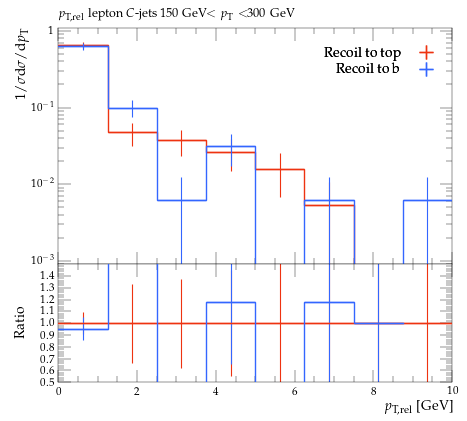

The script that saved this image:
#! /usr/bin/env python

# This Python script was auto-generated using YODA v2.0.2.
# Analysis object: /MC_HFDECAYS/avg_C_jet_l_pTrel_150_300
# Timestamp: 31-07-2026 (13:13:53)

import matplotlib as mpl
import matplotlib.pyplot as plt
mpl.use('Agg') # comment out for interactive use
import os
import numpy as np

plotDir = os.path.split(os.path.realpath(__file__))[0]
if 'YODA_USER_PLOT_PATH' in globals():
    plot_outdir = globals()['YODA_USER_PLOT_PATH']
else:
    plot_outdir = plotDir

#plot style
plt.style.use(os.path.join(plotDir, '../default.mplstyle'))
# plot metadata
figW, figH = plt.rcParams['figure.figsize']
ax_xLabel = r'$p_\mathrm{T,rel}$ [GeV]'
ax_yLabel = r'$1/\sigma \mathrm{d}\sigma/\mathrm{d}p_\mathrm{T}$'
ax_title  = r'$p_\mathrm{T,rel}$ lepton $C$-jets 150 GeV$<p_\mathrm{T}<$300 GeV'
ax_xScale = 'linear'
ax_yScale = 'log'
xLims = (0.0, 10.0)
yLims = (0.0009000000000000001, 1.1)

# TeX-friendly labels for the legend
labels = {
    'legend' : ([ r"Recoil to top", r"Recoil to b" ], r""),
}

# Adjust canvas width and height
canvasW = 10.0
canvasH = 9.0
figW *= canvasW/10.
figH *= canvasH/9.

# Create figure and axis objects
fig, (ax, ratio0_ax) = plt.subplots(2, 1, sharex=True,
                  figsize=(figW,figH), gridspec_kw={'height_ratios': (6.0, 3.0)})

# Set figure margins
plt.subplots_adjust(
    left   = 1.0 * plt.rcParams['figure.subplot.left'],
    right  = 1.0 * plt.rcParams['figure.subplot.right'],
    top    = 1.0 * plt.rcParams['figure.subplot.top'],
    bottom = 1.0 * plt.rcParams['figure.subplot.bottom'])

ratio0_ax.yaxis.set_major_locator(mpl.ticker.MultipleLocator(0.1))
ratio0_ax.set_ylim(0.5, 1.4999)
ratio0_ax.set_ylabel('Ratio')

# the numerical data is stored in a separate file
dataf = dict()
prefix = os.path.split(__file__)[0]
if prefix:    prefix = prefix + '/'
exec(open(prefix+'avg_C_jet_l_pTrel_150_300__data.py').read(), dataf)


legend_handles = dict() # keep track of handles for the legend

# style options for curves
# starts at zorder>=5 to draw curve on top of legend
styles = {
  'recoil_t': {
    'color' : '#EE3311',
    'linestyle' : '-',
    'linewidth' : 1,
    'marker' : 'none',
    'markersize' : 2,
    'capsize' : 0.0,
    'zorder' : 5,
    'histstyle' : 1,
    'drawstyle' : 'steps-pre',
    'xerrorbars' : 1,
    'yerrorbars' : 1,
    'fillcolor' : None,
    'fillopacity' : 1.0,
    'ratio0_linestyle' : '-',
    'ratio0_linewidth' : 1,
    'ratio0_marker' : 'none',
    'ratio0_markersize' : 2,
    'ratio0_capsize' : 0.0,
    'ratio0_zorder' : 5,
    'ratio0_histstyle' : 1,
    'ratio0_drawstyle' : 'steps-pre',
    'ratio0_xerrorbars' : 1,
    'ratio0_yerrorbars' : 1,
  },
  'recoil_b': {
    'color' : '#3366FF',
    'linestyle' : '-',
    'linewidth' : 1,
    'marker' : 'none',
    'markersize' : 2,
    'capsize' : 0.0,
    'zorder' : 6,
    'histstyle' : 1,
    'drawstyle' : 'steps-pre',
    'xerrorbars' : 1,
    'yerrorbars' : 1,
    'fillcolor' : None,
    'fillopacity' : 1.0,
    'ratio0_linestyle' : '-',
    'ratio0_linewidth' : 1,
    'ratio0_marker' : 'none',
    'ratio0_markersize' : 2,
    'ratio0_capsize' : 0.0,
    'ratio0_zorder' : 6,
    'ratio0_histstyle' : 1,
    'ratio0_drawstyle' : 'steps-pre',
    'ratio0_xerrorbars' : 1,
    'ratio0_yerrorbars' : 1,
  },
}

# curve from input yoda files in main panel
for label, yvals in dataf['yvals'].items():
    if all(np.isnan(v) for v in dataf['yvals'][label]):
        continue
    tmp = None
    if styles[label]['histstyle']: # draw as histogram
        xpos = dataf['xedges'][label] if styles[label]['drawstyle'] else dataf['xpoints'][label]
        ypos = np.insert(yvals, 0, yvals[0]) if styles[label]['drawstyle'] else yvals
        if styles[label]['fillcolor']: # fill area below curve
            ax.fill_between(xpos, ypos, step='pre',
                            color=styles[label]['fillcolor'],
                            alpha=styles[label]['fillopacity'])
        tmp, = ax.plot(xpos, ypos,
                       color=styles[label]['color'],
                       linestyle=styles[label]['linestyle'],
                       linewidth=styles[label]['linewidth'],
                       drawstyle=styles[label]['drawstyle'], solid_joinstyle='miter',
                       zorder=styles[label]['zorder'], label=label)
    tmp = ax.errorbar(dataf['xpoints'][label], yvals,
                      xerr=np.array(dataf['xerrs'][label])*styles[label]['xerrorbars'],
                      yerr=np.array(dataf['yerrs'][label])*styles[label]['yerrorbars'],
                      fmt=styles[label]['marker'], capsize=styles[label]['capsize'],
                      markersize=styles[label]['markersize'],
                      ecolor=styles[label]['color'],
                      color=styles[label]['color'], zorder=styles[label]['zorder'])
    tmp[-1][0].set_linestyle(styles[label]['linestyle'])
    tmp[-1][0].set_linewidth(styles[label]['linewidth'])
    if label in dataf['add_legend_handle']:  legend_handles[label] = tmp
    for varLabel in dataf['variation_yvals'].keys():
        if varLabel.startswith(label):
            tmp, = ax.plot(dataf['xedges'][label], dataf['variation_yvals'][varLabel],
                           color=styles[label]['color'],
                           linestyle=styles[label]['linestyle'],
                           linewidth=styles[label]['linewidth'],
                           drawstyle='steps-pre', solid_joinstyle='miter',
                           zorder=styles[label]['zorder'], alpha=0.5)


# plots on ratio panel
# curve from input yoda files in ratio panel
for label, yvals in dataf['ratio0_yvals'].items():
    if all(np.isnan(v) for v in yvals):
        continue
    if styles[label]['ratio0_histstyle']: # plot as histogram
        xpos = dataf['xedges']['recoil_t'] if styles[label]['ratio0_drawstyle'] else dataf['xpoints']['recoil_t']
        ypos = np.insert(yvals, 0, yvals[0]) if styles[label]['ratio0_drawstyle'] else yvals
        ratio0_ax.plot(xpos, ypos,
                       color=styles[label]['color'],
                       linewidth=styles[label]['linewidth'],
                       linestyle=styles[label]['ratio0_linestyle'],
                       drawstyle=styles[label]['ratio0_drawstyle'], zorder=styles[label]['zorder'],
                       solid_joinstyle='miter')
    tmp = ratio0_ax.errorbar(dataf['xpoints']['recoil_t'], yvals,
                             xerr=np.array(dataf['ref_xerrs'])*styles[label]['ratio0_xerrorbars'],
                             yerr=np.array(dataf['ratio0_yerrs'][label])*styles[label]['ratio0_yerrorbars'],
                             fmt=styles[label]['ratio0_marker'], capsize=styles[label]['ratio0_capsize'],
                             markersize=styles[label]['ratio0_markersize'],
                             ecolor=styles[label]['color'],
                             color=styles[label]['color'])
    tmp[-1][0].set_linestyle(styles[label]['ratio0_linestyle'])
    tmp[-1][0].set_linewidth(styles[label]['ratio0_linewidth'])

    for varlabel in dataf['ratio0_variation_vals'].keys():
        if varlabel.startswith(label):
            ratio0_ax.plot(dataf['xedges']['recoil_t'],
                            dataf['ratio0_variation_vals'][varlabel],
                            color=styles[label]['color'],
                            linestyle=styles[label]['linestyle'],
                            linewidth=styles[label]['linewidth'],
                            drawstyle='steps-pre', solid_joinstyle='miter',
                            zorder=1, alpha=0.5)

legend_items = list(legend_handles.values())
ax.add_artist(ax.legend(legend_items,
                        labels['legend'][0],
                        title=labels['legend'][1],
                        alignment='right',
                        loc='upper right',
                        bbox_to_anchor=(1.0, 0.97),markerfirst=False))

# set plot metadata as defined above
ratio0_ax.set_xlabel(ax_xLabel)
ratio0_ax.xaxis.set_label_coords(1., -0.15)
ax.set_ylabel(ax_yLabel, ha='right', va='top')
ax.yaxis.set_label_coords(-0.11, 1.0)
ax.set_title(ax_title, loc='left')
ax.set_xscale(ax_xScale)
ax.set_yscale(ax_yScale)
ax.set_xlim(xLims)
ax.set_ylim(yLims)

# tick formatting
plt.rcParams['xtick.top'] = True
plt.rcParams['ytick.right'] = True
ax.yaxis.set_major_locator(mpl.ticker.LogLocator(base=10.0, numticks=np.inf))
ax.yaxis.set_minor_locator(mpl.ticker.LogLocator(
                           base=10.0, subs=np.arange(0.1, 1, 0.1), numticks=np.inf))
fig.align_ylabels((ax, ratio0_ax))
plt.savefig(os.path.join(plot_outdir, 'avg_C_jet_l_pTrel_150_300.pdf'), format='PDF')
plt.savefig(os.path.join(plot_outdir, 'avg_C_jet_l_pTrel_150_300.png'), format='PNG')

plt.close(fig)
